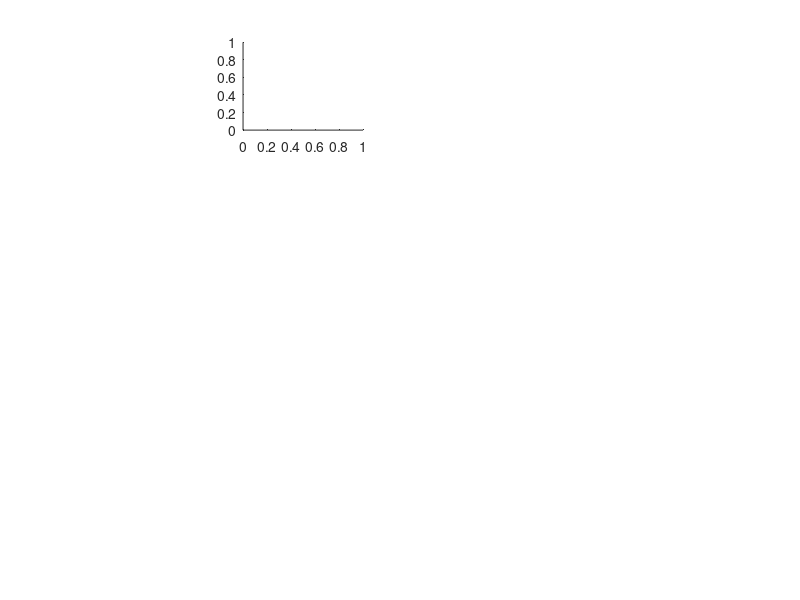

This chart was generated by the following MATLAB code: (Note: this script raises an error after producing the figure.)
%  1close all
clc
% load rmse.mat
figure1 = figure;

% Create axes
axes1 = axes('Position',[0.303806734992682 0.783167155425219 0.15 0.1464]);
plot([1 5 10],squeeze(rmse(1,1,3,:,1)),'o--','LineWidth',2,'MarkerSize',5,'MarkerFaceColor','b')
% Create ylabel
ylabel('log(\lambda)','FontSize',14);

% Create xlabel
xlabel('r','FontSize',14);

% Uncomment the following line to preserve the X-limits of the axes
% xlim(axes1,[0 11]);
% Set the remaining axes properties
set(axes1,'XGrid','on','XTick',[0 2 4 6 8 10 11],'YGrid','on');
% Create axes
axes2 = axes('Position',...
    [0.555013792518098 0.783125610174911 0.150000000000005 0.146419844370543]);

% Create ylabel
plot([1 5 10],squeeze(rmse(1,1,3,:,3)),'o--','LineWidth',2,'MarkerSize',5,'MarkerFaceColor','b')

ylabel('log(\lambda)','FontSize',14);

% Create xlabel
xlabel('r','FontSize',14);

% Uncomment the following line to preserve the X-limits of the axes
% xlim(axes2,[0 11]);
% Set the remaining axes properties
set(axes2,'XGrid','on','XTick',[0 2 4 6 8 10 11],'YGrid','on');
% Create axes
axes3 = axes('Position',...
    [0.794083221932229 0.783125610174911 0.15 0.146419844370543]);
plot([1 5 10],squeeze(rmse(1,1,3,:,5)),'o--','LineWidth',2,'MarkerSize',5,'MarkerFaceColor','b')

% Create ylabel
ylabel('log(\lambda)','FontSize',14);

% Create xlabel
xlabel('r','FontSize',14);

% Uncomment the following line to preserve the X-limits of the axes
% xlim(axes3,[0 11]);
% Set the remaining axes properties
set(axes3,'XGrid','on','XTick',[0 2 4 6 8 10 11],'YGrid','on');
% Create axes
axes4 = axes('Position',...
    [0.302767203513912 0.552841515219805 0.150000000000001 0.1464]);
plot([1 5 10],squeeze(rmse(1,2,3,:,1)),'o--','LineWidth',2,'MarkerSize',5,'MarkerFaceColor','b')
% Create ylabel
ylabel('log(\lambda)','FontSize',14);

% Create xlabel
xlabel('r','FontSize',14);

% Uncomment the following line to preserve the X-limits of the axes
% xlim(axes4,[0 11]);
% Set the remaining axes properties
set(axes4,'XGrid','on','XTick',[0 2 4 6 8 10 11],'YGrid','on');
% Create axes
axes5 = axes('Position',...
    [0.555013792518098 0.550568787947079 0.150000000000005 0.146419844370543]);
plot([1 5 10],[-0.62 -0.51 -0.48],'o--','LineWidth',2,'MarkerSize',5,'MarkerFaceColor','b')
% Create ylabel
ylabel('log(\lambda)','FontSize',14);

% Create xlabel
xlabel('r','FontSize',14);

% Uncomment the following line to preserve the X-limits of the axes
% xlim(axes5,[0 11]);
% Set the remaining axes properties
set(axes5,'XGrid','on','XTick',[0 2 4 6 8 10 11],'YGrid','on');
% Create axes
axes6 = axes('Position',...
    [0.794083221932229 0.550568787947079 0.15 0.146419844370543]);
plot([1 5 10],[0.12 0.19 0.24],'o--','LineWidth',2,'MarkerSize',5,'MarkerFaceColor','b')
% Create ylabel
ylabel('log(\lambda)','FontSize',14);

% Create xlabel
xlabel('r','FontSize',14);

% Uncomment the following line to preserve the X-limits of the axes
% xlim(axes6,[0 11]);
% Set the remaining axes properties
set(axes6,'XGrid','on','XTick',[0 2 4 6 8 10 11],'YGrid','on');
% Create axes
axes7 = axes('Position',...
    [0.302767203513912 0.303984271559102 0.150000000000001 0.1464]);
plot([1 5 10],squeeze(rmse(2,1,3,:,1)),'o--','LineWidth',2,'MarkerSize',5,'MarkerFaceColor','b')
% Create ylabel
ylabel('log(\lambda)','FontSize',14);

% Create xlabel
xlabel('r','FontSize',14);

% Uncomment the following line to preserve the X-limits of the axes
% xlim(axes7,[0 11]);
% Set the remaining axes properties
set(axes7,'XGrid','on','XTick',[0 2 4 6 8 10 11],'YGrid','on');
% Create axes
axes8 = axes('Position',...
    [0.555013792518098 0.306256998831829 0.150000000000005 0.146419844370543]);
plot([1 5 10],squeeze(rmse(2,1,3,:,3)),'o--','LineWidth',2,'MarkerSize',5,'MarkerFaceColor','b')
% Create ylabel
ylabel('log(\lambda)','FontSize',14);

% Create xlabel
xlabel('r','FontSize',14);

% Uncomment the following line to preserve the X-limits of the axes
% xlim(axes8,[0 11]);
% Set the remaining axes properties
set(axes8,'XGrid','on','XTick',[0 2 4 6 8 10 11],'YGrid','on');
% Create axes
axes9 = axes('Position',...
    [0.794083221932229 0.306256998831829 0.15 0.146419844370543]);
plot([1 5 10],squeeze(rmse(2,1,3,:,5)),'o--','LineWidth',2,'MarkerSize',5,'MarkerFaceColor','b')
% Create ylabel
ylabel('log(\lambda)','FontSize',14);

% Create xlabel
xlabel('r','FontSize',14);

% Uncomment the following line to preserve the X-limits of the axes
% xlim(axes9,[0 11]);
% Set the remaining axes properties
set(axes9,'XGrid','on','XTick',[0 2 4 6 8 10 11],'YGrid','on');
% Create axes
axes10 = axes('Position',...
    [0.302767203513912 0.0603798876214555 0.150000000000001 0.1464]);
plot([1 5 10],squeeze(rmse(2,2,3,:,1)),'o--','LineWidth',2,'MarkerSize',5,'MarkerFaceColor','b')
% Create ylabel
ylabel('log(\lambda)','FontSize',14);

% Create xlabel
xlabel('r','FontSize',14);

% Uncomment the following line to preserve the X-limits of the axes
% xlim(axes10,[0 11]);
% Set the remaining axes properties
set(axes10,'XGrid','on','XTick',[0 2 4 6 8 10 11],'YGrid','on');
% Create axes
axes11 = axes('Position',...
    [0.555013792518098 0.0626526148941828 0.150000000000005 0.146419844370543]);
plot([1 5 10],squeeze(rmse(2,2,3,:,3)),'o--','LineWidth',2,'MarkerSize',5,'MarkerFaceColor','b')
% Create ylabel
ylabel('log(\lambda)','FontSize',14);

% Create xlabel
xlabel('r','FontSize',14);

% Uncomment the following line to preserve the X-limits of the axes
% xlim(axes11,[0 11]);
% Set the remaining axes properties
set(axes11,'XGrid','on','XTick',[0 2 4 6 8 10 11],'YGrid','on');
% Create axes
axes12 = axes('Position',...
    [0.794083221932229 0.0626526148941828 0.15 0.146419844370543]);
plot([1 5 10],squeeze(rmse(2,2,3,:,5)),'o--','LineWidth',2,'MarkerSize',5,'MarkerFaceColor','b')
% Create ylabel
ylabel('log(\lambda)','FontSize',14);

% Create xlabel
xlabel('r','FontSize',14);

% Uncomment the following line to preserve the X-limits of the axes
% xlim(axes12,[0 11]);
% Set the remaining axes properties
set(axes12,'XGrid','on','XTick',[0 2 4 6 8 10 11],'YGrid','on');
% Create line
annotation(figure1,'line',[0.170571010248902 0.975109809663251],...
    [0.713636363636363 0.713636363636363]);

% Create line
annotation(figure1,'line',[0.173499267935578 0.979502196193265],...
    [0.229545454545454 0.229545454545454]);

% Create line
annotation(figure1,'line',[0.0724743777452416 1.0],...
    [0.943700460829493 0.943700460829493]);

% Create line
annotation(figure1,'line',[0.0761346998535871 1.00],...
    [0.470973188102218 0.470973188102218],'LineWidth',1.5);

% Create line
annotation(figure1,'line',[0.0732064421669107 1.00],...
    [0.989155006284038 0.989155006284038],'LineWidth',1.5);

% Create textbox
annotation(figure1,'textbox',...
    [0.204513909224012 0.815909090909087 0.0414597364568077 0.0727272727272725],...
    'String','16 h',...
    'FontSize',12,...
    'FontAngle','italic',...
    'FitBoxToText','off',...
    'EdgeColor','none');

% Create textbox
annotation(figure1,'textbox',...
    [0.204513909224012 0.581818181818177 0.0414597364568077 0.0727272727272728],...
    'String','80 h',...
    'FontSize',12,...
    'FontAngle','italic',...
    'FitBoxToText','off',...
    'EdgeColor','none');

% Create textbox
annotation(figure1,'textbox',...
    [0.205978038067351 0.331818181818178 0.0414597364568077 0.0727272727272726],...
    'String','16 h',...
    'FontSize',12,...
    'FontAngle','italic',...
    'FitBoxToText','off',...
    'EdgeColor','none');

% Create textbox
annotation(figure1,'textbox',...
    [0.205978038067351 0.0977272727272682 0.0414597364568077 0.0727272727272729],...
    'String','80 h',...
    'FontSize',12,...
    'FontAngle','italic',...
    'FitBoxToText','off',...
    'EdgeColor','none');

% Create textbox
annotation(figure1,'textbox',...
    [0.0873836017569552 0.684090909090905 0.0414597364568078 0.0727272727272726],...
    'String','70%',...
    'FontSize',12,...
    'FontAngle','italic',...
    'FitBoxToText','off',...
    'EdgeColor','none');

% Create textbox
annotation(figure1,'textbox',...
    [0.0917759882869699 0.197727272727268 0.0414597364568078 0.0727272727272729],...
    'String','100%',...
    'FontSize',12,...
    'FontAngle','italic',...
    'FitBoxToText','off',...
    'EdgeColor','none');

% Create textbox
annotation(figure1,'textbox',...
    [0.203049780380674 0.914027694160142 0.026086383601757 0.0727272727272726],...
    'String','\delta t',...
    'FontSize',12,...
    'FontAngle','italic',...
    'FitBoxToText','off',...
    'EdgeColor','none');

% Create textbox
annotation(figure1,'textbox',...
    [0.0903118594436311 0.914027694160143 0.0260863836017569 0.0727272727272726],...
    'String',{'S'},...
    'FontSize',12,...
    'FontAngle','italic',...
    'FitBoxToText','off',...
    'EdgeColor','none');

% Create textbox
annotation(figure1,'textbox',...
    [0.364103953147878 0.918573148705596 0.0260863836017569 0.0727272727272726],...
    'String','\gamma=1',...
    'FontSize',12,...
    'FontAngle','italic',...
    'FitBoxToText','off',...
    'EdgeColor','none');

% Create textbox
annotation(figure1,'textbox',...
    [0.606417276720354 0.918573148705595 0.0260863836017569 0.0727272727272724],...
    'String','\gamma=3',...
    'FontSize',12,...
    'FontAngle','italic',...
    'FitBoxToText','off',...
    'EdgeColor','none');

% Create textbox
annotation(figure1,'textbox',...
    [0.853122986822841 0.918573148705595 0.026086383601757 0.0727272727272724],...
    'String','\gamma=5',...
    'FontSize',12,...
    'FontAngle','italic',...
    'FitBoxToText','off',...
    'EdgeColor','none');

